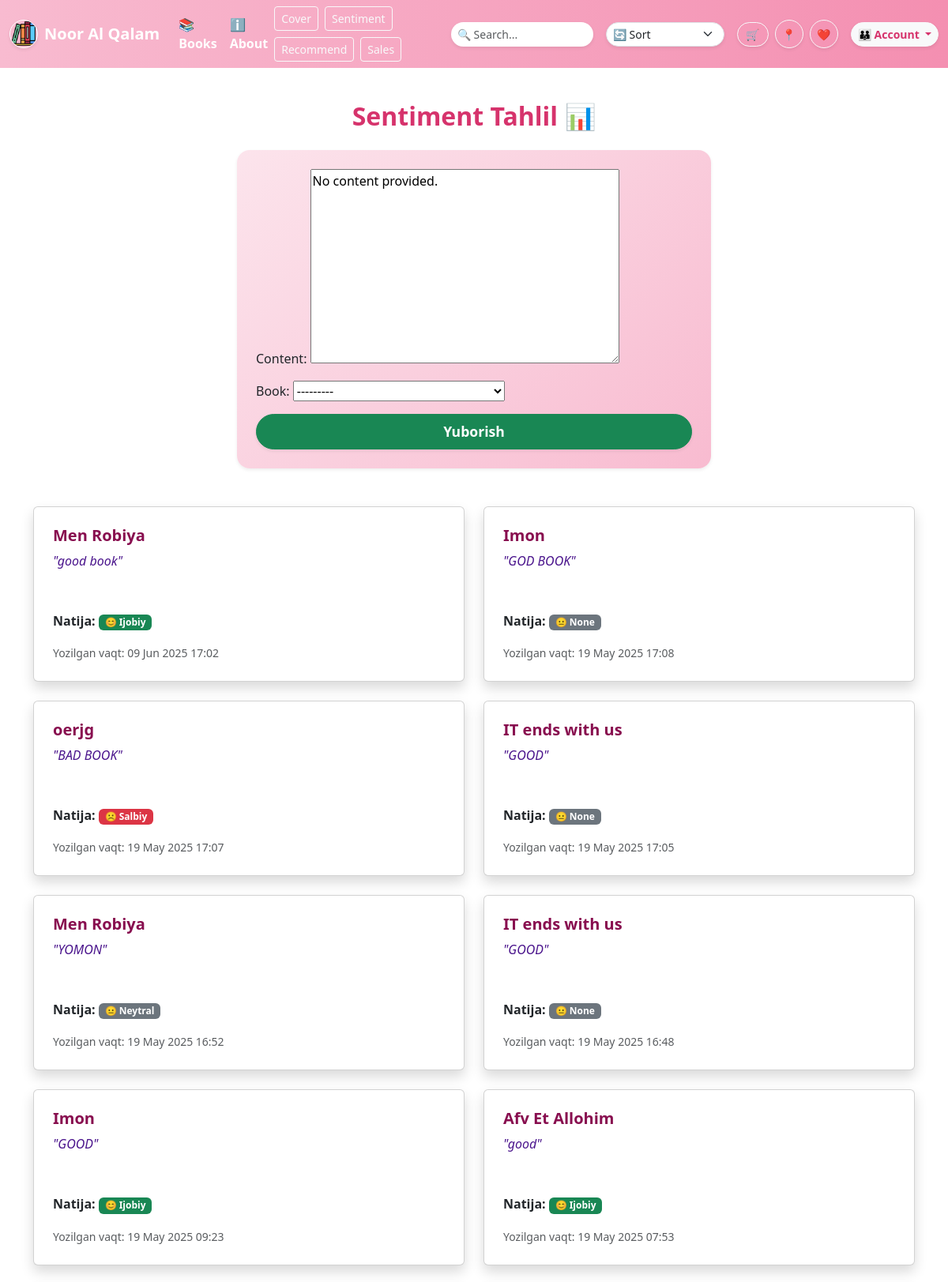
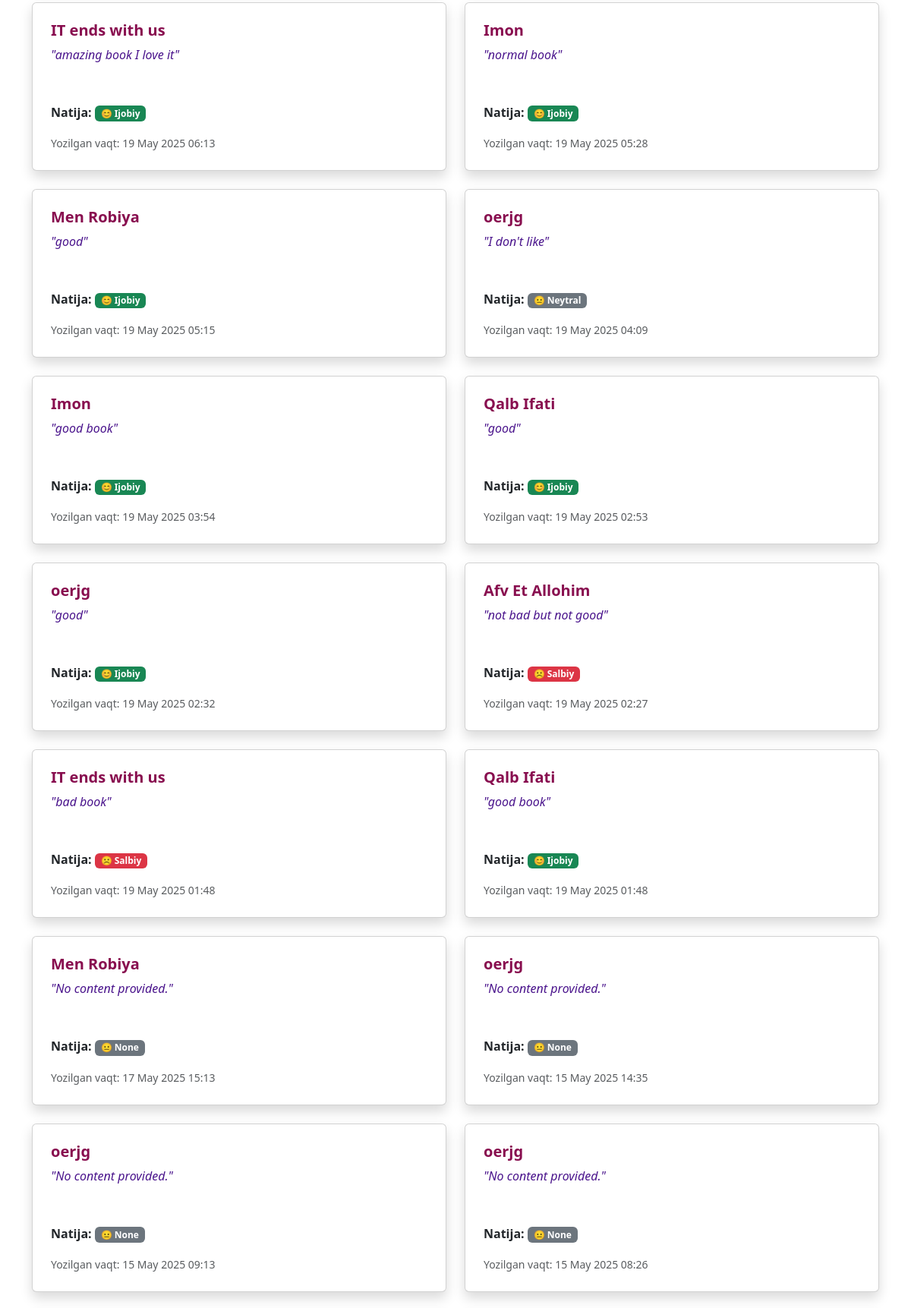
Page /books/sentiment-analysis/ (upper part) on the committed database (2 pictures, top to bottom).
### books/models.py (models this page shows, shortened)
class Review(models.Model):
    book = models.ForeignKey(
        'Book',   # Use string notation if 'Book' is declared after 'Review'
        on_delete=models.CASCADE,
        related_name="reviews",
    )
    author = models.ForeignKey(
        User,
        on_delete=models.CASCADE,
    )
    content = models.TextField(default="No content provided.")
    sentiment = models.CharField(max_length=10, blank=True, null=True)
    created_at = models.DateTimeField(auto_now_add=True)

class Book(models.Model):
    id = models.UUIDField(primary_key=True, default=uuid.uuid4, editable=False)
    title = models.CharField(max_length=200)
    author = models.CharField(max_length=200)
    price = models.DecimalField(max_digits=6, decimal_places=2)
    isbn = models.CharField(max_length=20, unique=True, null=True, blank=True)
    rating = models.DecimalField(max_digits=2, decimal_places=1, default=0.0)
    cover = models.ImageField(upload_to="covers/", blank=True)
    date_creation = models.DateTimeField(auto_now_add=True)
    publisher = models.ForeignKey(
        get_user_model(),
        on_delete=models.SET_NULL,
        null=True,
    )
    genre = models.CharField(max_length=100, default="Unknown")
    description = models.TextField(default="No description available.", null=True, blank=True)
    pages = models.IntegerField(default=100, null=True, blank=True)
    published_date = models.DateField(null=True, blank=True)
    predicted_sales = models.IntegerField(null=True, blank=True)
    uploaded_at = models.DateTimeField(default=timezone.now)
    def __str__(self):
        return f"{self.title} - {self.predicted_sales if self.predicted_sales else 'Not Predicted'}"

### books/views.py (the view, shortened to what this page needs)
# urls.py: path('sentiment-analysis/', SentimentAnalysisView.as_view(), name='sentiment_analysis'),
class SentimentAnalysisView(View):
    template_name = 'books/sentiment_analysis.html'
    def get(self, request):
        form = ReviewForm()
        reviews = Review.objects.all().order_by('-created_at')
        return render(request, self.template_name, {'form': form, 'reviews': reviews})

### books/forms.py
class ReviewForm(forms.ModelForm):
    class Meta:
        model = Review
        fields = ("content", "book")  # removed 'review' field as it does not exist in model

### templates/books/sentiment_analysis.html (shortened to what this page needs)
{% extends '_base.html' %}
{% block content %}
<div class="container mt-5">
    <h2 class="mb-4 text-center fw-bold" style="color: #d6336c; font-family: 'Segoe UI', Tahoma, Geneva, Verdana, sans-serif;">
        Sentiment Tahlil 📊
    </h2>
    <form method="post" class="mb-5 shadow-sm p-4 rounded-4" style="background: linear-gradient(135deg, #fce4ec, #f8bbd0); max-width: 600px; margin: 0 auto;">
        {{ form.as_p }}
        <button type="submit" class="btn btn-success btn-lg w-100 fw-semibold shadow-sm" style="border-radius: 50px; font-size: 1.1rem; transition: background-color 0.3s ease;">
            Yuborish
        </button>
    </form>
    <div class="row g-4">
        {% for review in reviews %}
        <div class="col-md-6">
            <div class="card shadow review-card">
                <div class="card-body p-4">
                    <h5 class="card-title fw-bold" style="color: #880e4f;">{{ review.book.title }}</h5>
                    <p class="card-text fst-italic" style="min-height: 60px; color: #4a148c;">
                        "{{ review.content }}"
                    </p>
                    <p class="card-text mt-3">
                        <strong>Natija:</strong>
                        {% if review.sentiment == "Ijobiy" %}
                            <span class="badge bg-success sentiment-badge positive">😊 {{ review.sentiment }}</span>
                        {% elif review.sentiment == "Salbiy" %}
                            <span class="badge bg-danger sentiment-badge negative">☹️ {{ review.sentiment }}</span>
                        {% else %}
                            <span class="badge bg-secondary sentiment-badge neutral">😐 {{ review.sentiment }}</span>
                        {% endif %}
                    </p>
                    <p class="card-text"><small class="text-muted">Yozilgan vaqt: {{ review.created_at|date:"d M Y H:i" }}</small></p>
                </div>
            </div>
        </div>
        {% empty %}
        <p class="text-center fst-italic text-muted">Hozircha fikrlar mavjud emas.</p>
        {% endfor %}
    </div>
</div>
{% endblock %}

### static/css/base.css (style rules this page uses)
body { min-height: 100vh; margin-top: 5em; display: flex; flex-direction: column; }

### rows in the picture
Review: book "Men Robiya", content "good book", sentiment "Ijobiy", created_at "09 Jun 2025 17:02"
Review: book "Imon", content "GOD BOOK", sentiment "None", created_at "19 May 2025 17:08"
Review: book "oerjg", content "BAD BOOK", sentiment "Salbiy", created_at "19 May 2025 17:07"
Review: book "IT ends with us", content "GOOD", sentiment "None", created_at "19 May 2025 17:05"
Review: book "Men Robiya", content "YOMON", sentiment "Neytral", created_at "19 May 2025 16:52"
Review: book "IT ends with us", content "GOOD", sentiment "None", created_at "19 May 2025 16:48"
Review: book "Imon", content "GOOD", sentiment "Ijobiy", created_at "19 May 2025 09:23"
Review: book "Afv Et Allohim", content "good", sentiment "Ijobiy", created_at "19 May 2025 07:53"
Review: book "IT ends with us", content "amazing book I love it", sentiment "Ijobiy", created_at "19 May 2025 06:13"
Review: book "Imon", content "normal book", sentiment "Ijobiy", created_at "19 May 2025 05:28"
Review: book "Men Robiya", content "good", sentiment "Ijobiy", created_at "19 May 2025 05:15"
Review: book "oerjg", content "I don't like", sentiment "Neytral", created_at "19 May 2025 04:09"
Review: book "Imon", content "good book", sentiment "Ijobiy", created_at "19 May 2025 03:54"
Review: book "Qalb Ifati", content "good", sentiment "Ijobiy", created_at "19 May 2025 02:53"
Review: book "oerjg", content "good", sentiment "Ijobiy", created_at "19 May 2025 02:32"
Review: book "Afv Et Allohim", content "not bad but not good", sentiment "Salbiy", created_at "19 May 2025 02:27"
Review: book "IT ends with us", content "bad book", sentiment "Salbiy", created_at "19 May 2025 01:48"
Review: book "Qalb Ifati", content "good book", sentiment "Ijobiy", created_at "19 May 2025 01:48"
Review: book "Men Robiya", content "No content provided.", sentiment "None", created_at "17 May 2025 15:13"
Review: book "oerjg", content "No content provided.", sentiment "None", created_at "15 May 2025 14:35"
Review: book "oerjg", content "No content provided.", sentiment "None", created_at "15 May 2025 09:13"
Review: book "oerjg", content "No content provided.", sentiment "None", created_at "15 May 2025 08:26"
